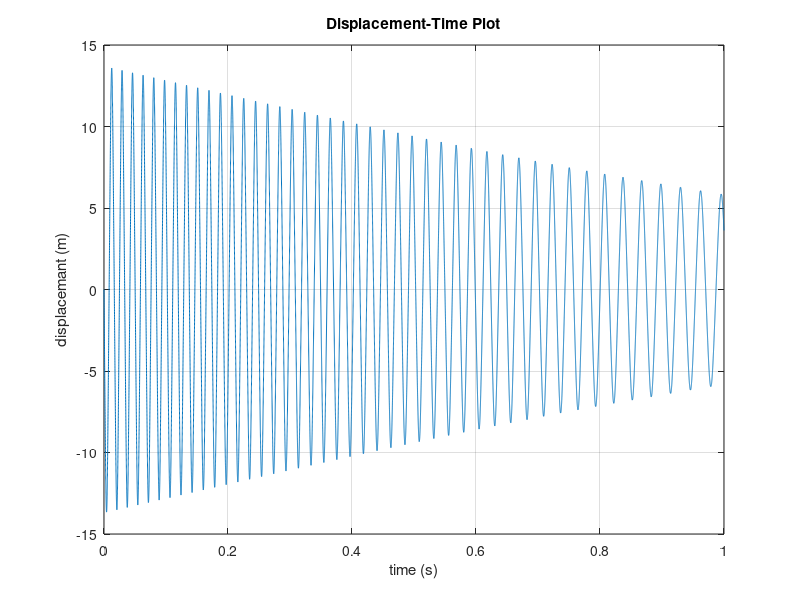
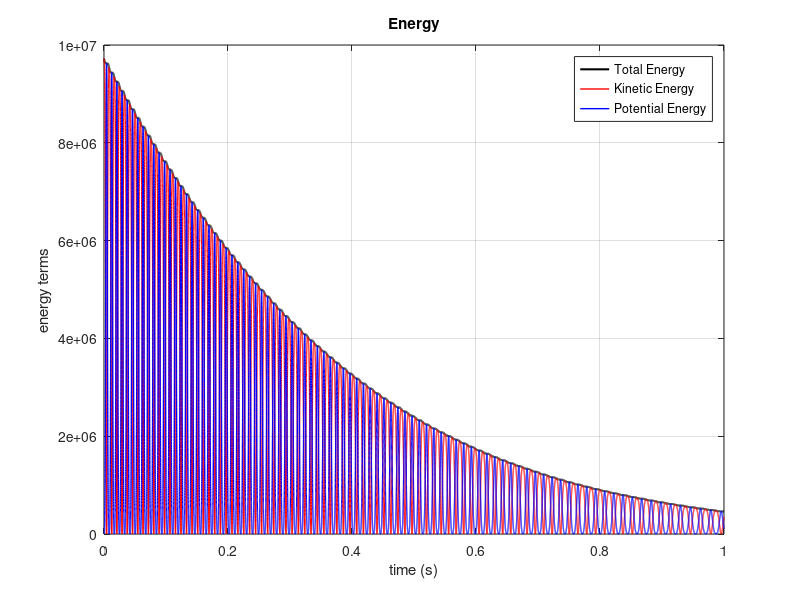
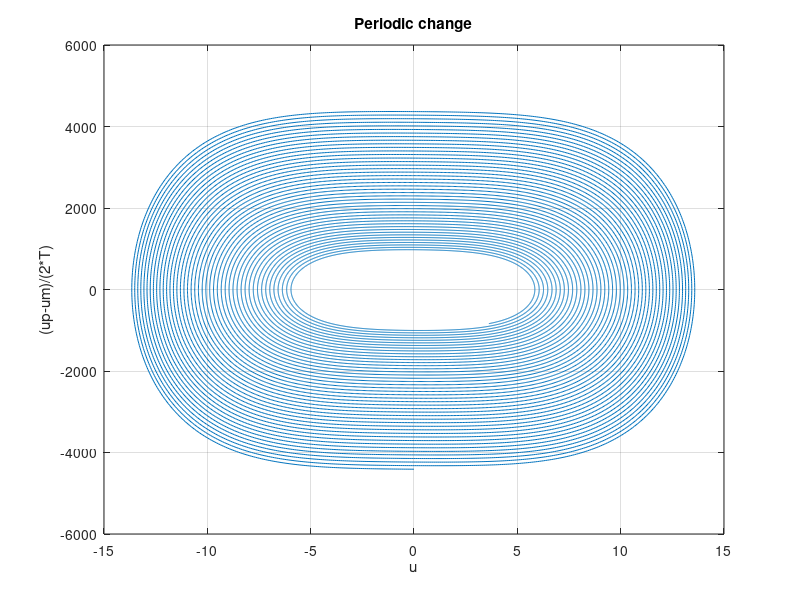
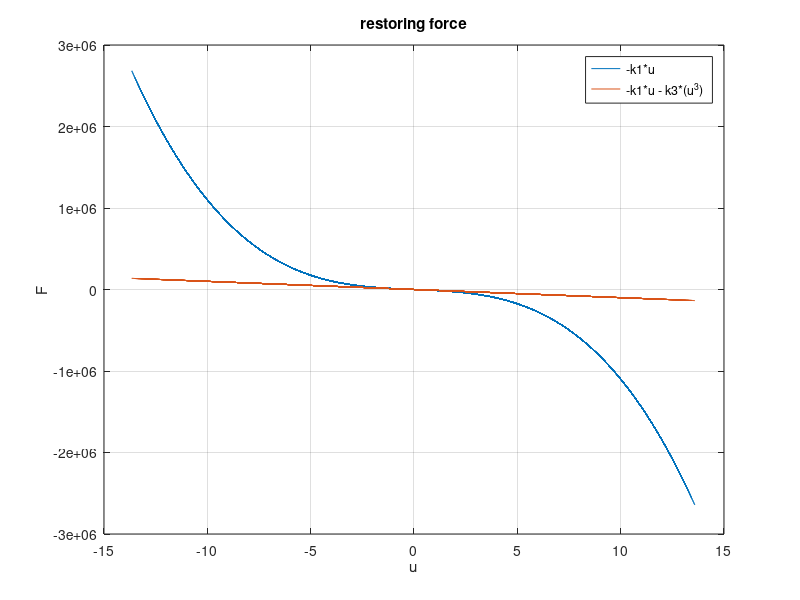

Write the MATLAB code that produced these figures, in order.
% Duffing Oscillator

clear;

fs = 44100; % sample rate (Hz)
T = 1/fs; % time period (s)
dur = 1; % duration of signal (s)
Ns = floor(dur*fs); % number of samples
t = (0:Ns-1)*T; % time vector

m = 1; % mass (kg)
k1 = 1e4; % linear stiffness
k3 = 1e3; % non-liniarity in the restoring force
r = 3; % damping coefficient, r>0 yields chaos
gamma = 100; % amplitude of periodic driving force
omega = 2*pi*30; % angular frequency
F = gamma*cos(omega*t);

xi = (T^2)/m;
a = 0.25*k1*(T^2)/m;
b = 0.5*r*T/m;

um = 0.1; % u(n-1)
u = 0; % u(n)
up = 0; % u(n+1)

psim = 0; % psi(n-1)
psi = 0; % psi(n)
psip = 0; % psi(n+1)

g = 0;

out = zeros(1,Ns); % output vector
out2 = zeros(1,Ns); % output vector
out3 = zeros(1,Ns);
out4 = zeros(1,Ns);

KE = zeros(1,Ns); % kinetic energy
PE = zeros(1,Ns); % potential energy

for n=1:(Ns)
    
    g = sqrt(2*k3)*u;
    up = (2*(1-a)*u - (1+a-b)*um + xi*(F(n)+(0.25*g*um-psim)*g)) / (1 + a + 0.25*(g^2)*xi + b);
    psip = psim + g*(up-um);
    
    KE(n) = 0.5*m*(((up-u)/T)^2);
    PE(n) = 0.125*k1*(up+u)^2+0.125*(psip+psi)^2;
    
    out(n) = u;
    out2(n) = (up-um)/(2*T);
    out3(n) = -k1*u;
    out4(n) = -k1*u - k3*(u^3);
    
    um = u;
    u = up;   
    psim = psi;
    psi = psip;
    
end

TE = PE + KE; % calculate total energy

soundsc(out,fs);

% displacement-time plot
figure(1);
clf;
plot(t,out);
xlabel('time (s)');
ylabel('displacemant (m)');
title('Displacement-Time Plot');
grid;

% energy terms plot
figure(2);
clf;
plot(t,TE,'k-','Linewidth',1.5);
hold on;
plot(t,KE,'r-','Linewidth',1.0);
plot(t,PE,'b-','Linewidth',1.0);
hold off;
xlabel('time (s)');
ylabel('energy terms');
title('Energy');
grid;
legend('Total Energy','Kinetic Energy','Potential Energy','Location','northeast');

% Periodic change
figure(3);
clf;
plot(out,out2);
xlabel('u');
ylabel('(up-um)/(2*T)');
title('Periodic change');
grid;

% restoring force
figure(4);
clf;
plot(out,out4);
hold on;
plot(out,out3);
hold off;
xlabel('u');
ylabel('F');
title('restoring force');
grid;
legend('-k1*u','-k1*u - k3*(u^3)','Location','northeast');